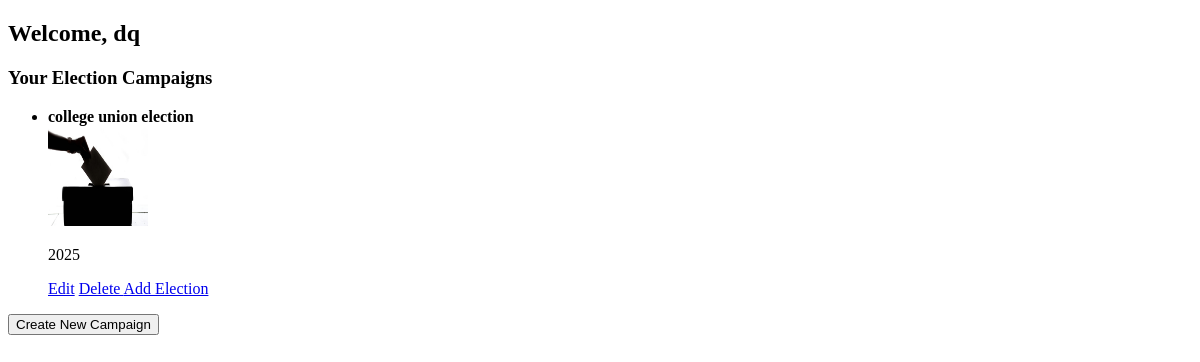
/manager/1/dashboard/, run on an earlier commit of the app's database.
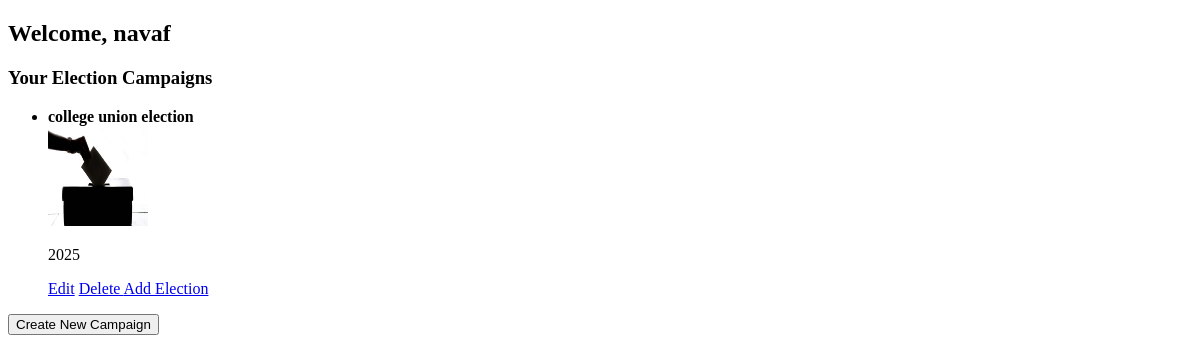
And on a later commit of the database.
### vote/models.py (models this page shows, shortened)
class ElectionManager(models.Model):
    id_number = models.CharField(max_length=20, unique=True)
    profile_picture = models.ImageField(upload_to="profiles/", null=True, blank=True)
    fullname = models.CharField(max_length=255)  # ✅ Make sure this field exists
    username = models.CharField(max_length=100, unique=True)
    phone_number = models.CharField(max_length=10, unique=True)
    email = models.EmailField(unique=True)
    address = models.TextField()
    password = models.CharField(max_length=255)

class ElectionCampaign(models.Model):
    manager = models.ForeignKey(ElectionManager, on_delete=models.CASCADE)  # ✅ Link to manager
    name = models.CharField(max_length=200)
    description = models.TextField()
    start_time = models.DateTimeField()
    end_time = models.DateTimeField()
    image = models.ImageField(upload_to="campaigns/", null=True, blank=True)

### vote/views.py (the view)
# urls.py: path("manager/<int:manager_id>/dashboard/", views.manager_dashboard, name="manager_dashboard"),
def manager_dashboard(request, manager_id):
    manager = get_object_or_404(ElectionManager, id=manager_id)
    campaigns = ElectionCampaign.objects.filter(manager=manager)
    return render(request, "manager_dashboard.html", {"manager": manager, "campaigns": campaigns})

### vote/templates/manager_dashboard.html (shortened to what this page needs)
<!DOCTYPE html>
<html lang="en">
<head>
</head>
<body>
    <h2>Welcome, {{ manager.fullname }}</h2>
    <h3>Your Election Campaigns</h3>
    {% if campaigns %}
        <ul>
            {% for campaign in campaigns %}
                <li>
                    <strong>{{ campaign.name }}</strong><br>
                    {% if campaign.image %}
                        <img src="{{ campaign.image.url }}" width="100" height="100"><br>
                    {% endif %}
                    <p>{{ campaign.description }}</p>
                    <a href="/campaigns/edit/{{ campaign.id }}/">Edit</a>
                    <a href="/campaigns/delete/{{ campaign.id }}/" onclick="return confirm('Are you sure?');">
                        Delete
                    </a>
                    <a href="/campaigns/{{ campaign.id }}/elections/create/">Add Election</a>
                </li>
            {% endfor %}
        </ul>
    {% else %}
        <p>You have not created any campaigns yet.</p>
    {% endif %}
    <a href="/manager/{{ manager.id }}/campaigns/create/">
        <button>Create New Campaign</button>
    </a>
</body>
</html>

What changed in the data, as far as the page shows it:
changed ElectionManager: fullname "dq" → "navaf"
